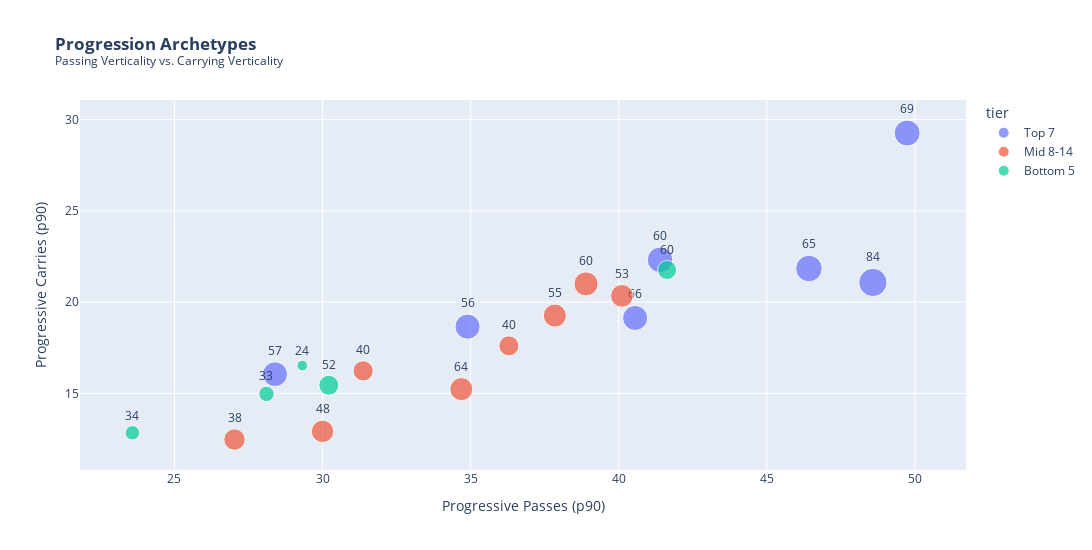

The notebook cell saved with this chart:
### Markdown cell above
### Passing vs Carrying Plot
* Displays whether a team prefers to move the ball via passing or individual dribbling.
* It defines a team's playing strategy. Some teams are better at dangerous passes, while others rely on dribbelers. 
* Teams in the Top-Right are double-threats, they can hurt you with a pass or a run.

### Code cell
fig6 = px.scatter(master_df, x='progressive_passes_p90', y='progressive_carries_p90', 
                 text='goals', color='tier', size='points',width=1100,height=550,hover_data='team',
                 title='<b>Progression Archetypes</b><br><sup>Passing Verticality vs. Carrying Verticality</sup>',
                 labels={'progressive_passes_p90': 'Progressive Passes (p90)', 
                         'progressive_carries_p90': 'Progressive Carries (p90)'},
                 )
            
fig6.update_traces(textposition='top center')
fig6.show()
fig6.write_html('Passing_vs_carrying_plot.html')

### Figure 1 — Plotly figure (JSON) as saved in the notebook; plotly's stock layout.template omitted (floating-point values rounded to 4 significant figures)
{"data": [{"customdata": [["Liverpool"], ["Arsenal"], ["Manchester City"], ["Chelsea"], ["Newcastle Utd"], ["Aston Villa"], ["Nott'ham Forest"]], "hovertemplate": "tier=Top 7<br>Progressive Passes (p90)=%{x}<br>Progressive Carries (p90)=%{y}<br>points=%{marker.size}<br>goals=%{text}<br>team=%{customdata[0]}<extra></extra>", "legendgroup": "Top 7", "marker": {"color": "#636efa", "size": [84, 74, 71, 69, 66, 66, 65], "sizemode": "area", "sizeref": 0.21, "symbol": "circle"}, "mode": "markers+text", "name": "Top 7", "orientation": "v", "showlegend": true, "text": [84.0, 65.0, 69.0, 60.0, 66.0, 56.0, 57.0], "textposition": "top center", "type": "scatter", "x": [48.58, 46.42, 49.74, 41.39, 40.55, 34.89, 28.39], "xaxis": "x", "y": [21.08, 21.84, 29.26, 22.32, 19.13, 18.66, 16.05], "yaxis": "y"}, {"customdata": [["Brighton"], ["Bournemouth"], ["Brentford"], ["Fulham"], ["Crystal Palace"], ["Everton"], ["West Ham"], ["Manchester Utd"]], "hovertemplate": "tier=Mid 8-14<br>Progressive Passes (p90)=%{x}<br>Progressive Carries (p90)=%{y}<br>points=%{marker.size}<br>goals=%{text}<br>team=%{customdata[0]}<extra></extra>", "legendgroup": "Mid 8-14", "marker": {"color": "#EF553B", "size": [61, 56, 56, 54, 53, 48, 43, 42], "sizemode": "area", "sizeref": 0.21, "symbol": "circle"}, "mode": "markers+text", "name": "Mid 8-14", "orientation": "v", "showlegend": true, "text": [60.0, 55.0, 64.0, 53.0, 48.0, 38.0, 40.0, 40.0], "textposition": "top center", "type": "scatter", "x": [38.89, 37.84, 34.68, 40.11, 30.0, 27.03, 31.37, 36.29], "xaxis": "x", "y": [21.0, 19.26, 15.24, 20.34, 12.92, 12.47, 16.24, 17.61], "yaxis": "y"}, {"customdata": [["Wolves"], ["Tottenham"], ["Leicester City"], ["Ipswich Town"], ["Southampton"]], "hovertemplate": "tier=Bottom 5<br>Progressive Passes (p90)=%{x}<br>Progressive Carries (p90)=%{y}<br>points=%{marker.size}<br>goals=%{text}<br>team=%{customdata[0]}<extra></extra>", "legendgroup": "Bottom 5", "marker": {"color": "#00cc96", "size": [42, 38, 25, 22, 12], "sizemode": "area", "sizeref": 0.21, "symbol": "circle"}, "mode": "markers+text", "name": "Bottom 5", "orientation": "v", "showlegend": true, "text": [52.0, 60.0, 33.0, 34.0, 24.0], "textposition": "top center", "type": "scatter", "x": [30.21, 41.63, 28.11, 23.58, 29.32], "xaxis": "x", "y": [15.45, 21.76, 14.97, 12.84, 16.53], "yaxis": "y"}], "layout": {"height": 550, "legend": {"itemsizing": "constant", "title": {"text": "tier"}, "tracegroupgap": 0}, "title": {"text": "<b>Progression Archetypes</b><br><sup>Passing Verticality vs. Carrying Verticality</sup>"}, "width": 1100, "xaxis": {"anchor": "y", "domain": [0, 1], "title": {"text": "Progressive Passes (p90)"}}, "yaxis": {"anchor": "x", "domain": [0, 1], "title": {"text": "Progressive Carries (p90)"}}}}
